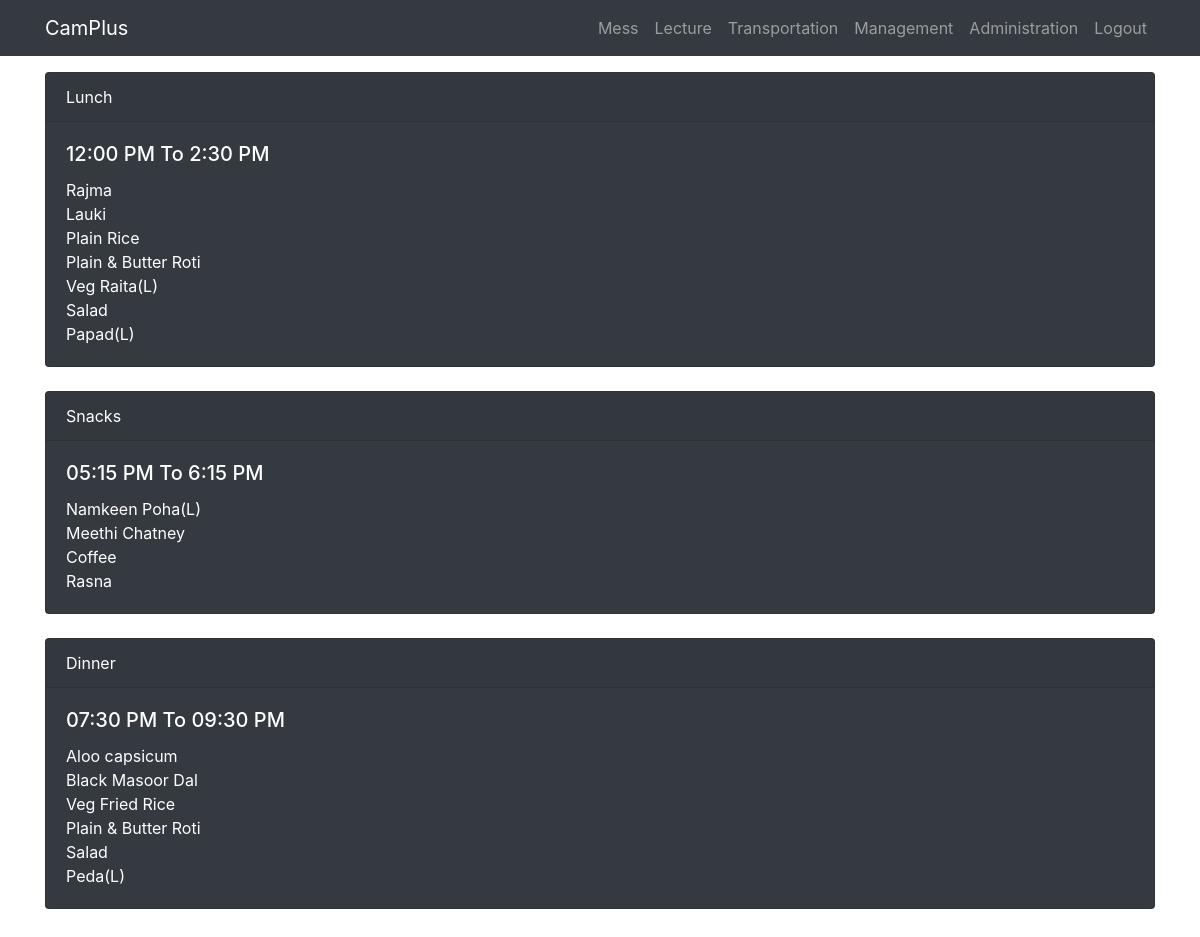
Screenshot of /mess/menu (signed in) with the database file from the repository.
### mess/models.py (models this page shows, shortened)
class menu(models.Model):
    institute = models.CharField(max_length=256)
    day = models.CharField(max_length=256)
    brk = models.CharField(max_length=256)
    lun = models.CharField(max_length=256)
    snk = models.CharField(max_length=256)
    din = models.CharField(max_length=256)

### mess/views.py (the view, shortened to what this page needs)
# urls.py: path('menu',menudisp,name="menu")
@login_required
def menudisp(request):
    dicti = dict()
    insti = request.user.profile.institute
    dy=datetime.datetime.now().strftime("%A")
    if insti == 'LNMIIT':
        dicti['mis'] = "https://erp.lnmiit.ac.in/mis/"
    else:
        dicti['mis'] = '#'
    try:
        men=menu.objects.get(institute = insti,day=dy)
        brk = men.brk
        lun = men.lun
        snk = men.snk
        din = men.din
        dicti = dict()
        if timebetween(datetime.time(00,00),datetime.time(7,00)):
            dicti['brk'] = brk
            dicti['lun'] = lun
            dicti['snk'] = snk
            dicti['din'] = din
        elif timebetween(datetime.time(9,30),datetime.time(12,00)):
            dicti['lun'] = lun
            dicti['snk'] = snk
            dicti['din'] = din
        elif timebetween(datetime.time(14,30),datetime.time(17,15)):
            dicti['snk'] = snk
            dicti['din'] = din
        elif timebetween(datetime.time(17,15),datetime.time(18,15)):
            dicti['cur'] = snk
            value = datetime.datetime.combine(datetime.date.today(),datetime.time(18,15)) - datetime.datetime.now()
            dicti['timeleft'] = (datetime.datetime.min + value).time()
            dicti['din'] = din
        elif timebetween(datetime.time(18,15),datetime.time(19,30)):
            dicti['din'] = din
        elif timebetween(datetime.time(19,30),datetime.time(21,30)):
            dicti['cur'] = din
            value = datetime.datetime.combine(datetime.date.today(),datetime.time(21,30)) - datetime.datetime.now()
            dicti['timeleft'] = (datetime.datetime.min + value).time()
        else:
            dicti['end'] = "Sorry College Will Not Be Providing Any More Meals For The Day."
    except:
        dicti['end'] = "Sorry Your College Has Not Entered The Data."
    if request.user.is_staff == True:
        dicti['su'] = True
    if insti == 'LNMIIT':
        dicti['mis'] = "https://erp.lnmiit.ac.in/mis/"
    else:
        dicti['mis'] = '#'
    return render(request,'mess/menu.html',context = dicti)

### mess/views.py (called while the page is built)
def timebetween(on_time, off_time):
    time_to_check = datetime.datetime.now().time()
    if time_to_check >= on_time and time_to_check <= off_time:
        return True
    else:
        return False

### templates/mess/menu.html (shortened to what this page needs)
{% extends "index.html" %}
{% block body_block%}
    <div class="container">
        {% if lun %}
        <div class="card text-white bg-dark">
            <div class="card-header">
                Lunch
            </div>
            <div class="card-body">
                <h5 class="card-title">12:00 PM To 2:30 PM</h5>
                {{lun | safe}}
            </div>
        </div>
        <br>
        {% endif %}
        {% if snk %}
        <div class="card text-white bg-dark">
            <div class="card-header">
                Snacks
            </div>
            <div class="card-body">
                <h5 class="card-title">05:15 PM To 6:15 PM</h5>
                {{snk | safe}}
            </div>
        </div>
        <br>
        {% endif %}
        {% if din %}
        <div class="card text-white bg-dark">
            <div class="card-header">
                Dinner
            </div>
            <div class="card-body">
                <h5 class="card-title">07:30 PM To 09:30 PM</h5>
                {{din | safe}}
            </div>
        </div>
        <br>
        {% endif %}
    </div>
{% endblock %}

### rows the page displays
menu: lun "Rajma Lauki Plain Rice Plain & Butter Roti Veg Raita(L) Salad Papad(L)", snk "Namkeen Poha(L) Meethi Chatney Coffee Rasna", din "Aloo capsicum Black Masoor Dal Veg Fried Rice Plain & Butter Roti Salad Peda(L)"
